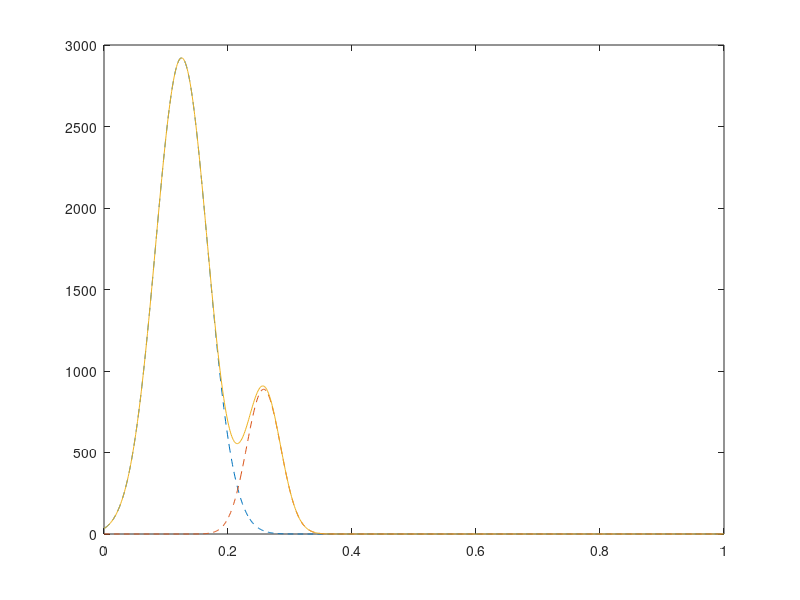

Recreate this plot in MATLAB.
%%Creation of an analytic template
%INCOMPLETE!!!!!!!!
load Data002.mat

x = linspace(0,1,1000);

%Base curves superimposition
base = 4*cos(2*pi*x);

Pos = [1251 2575]/10000;%position of the peak
Hgt = [2921 888];%heigth of the peak
Wdt = [591.6712 385.9315]/10000;%width of the peak
figure(1);
for n = 1:length(Pos)
    %Gauss curves creation
    Gauss(n,:) =  Hgt(n)*exp(-((x - Pos(n))/Wdt(n)).^2);
    %Plot of the curve
    plot(x,Gauss(n,:),'--')
    hold on;
end

PeakSig = sum(Gauss);%+base;
%plot of the base
plot(x,PeakSig)
%plot(x,base)

% figure(2);
% %findpeaks will plot PeakSig automatically
% findpeaks(PeakSig,x,'MinPeakProminence',4,'Annotate','extents')
% %[pks,locs,widths,proms] = findpeaks(PeakSig,x);